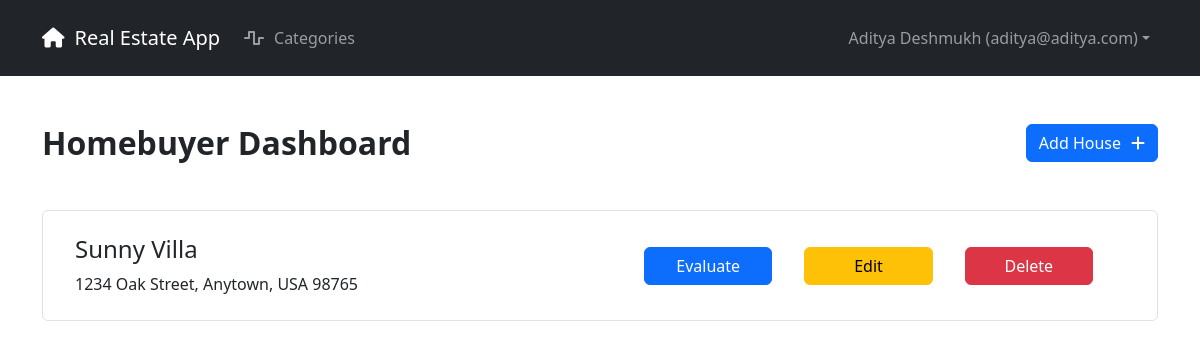
Before: / (signed in) with the older database file.
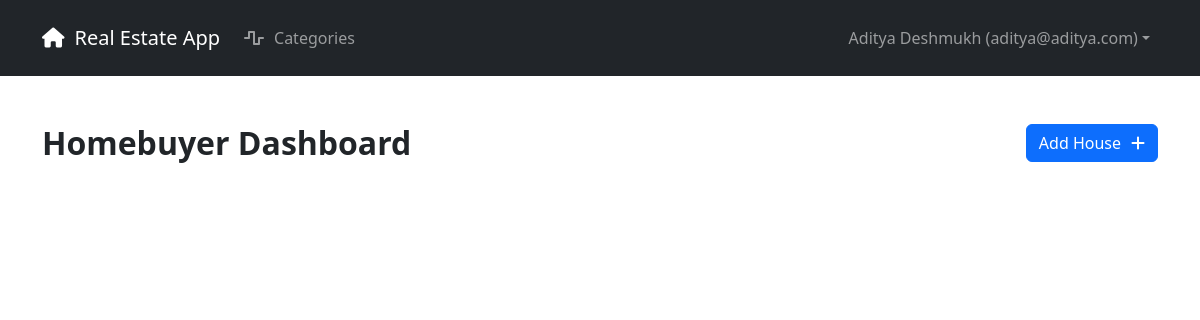
After: the same page with the newer database file.
### realestate/apps/core/models.py (models this page shows, shortened)
class BaseModel(models.Model):
    id = models.UUIDField(primary_key=True, default=uuid.uuid4, editable=False)
    class Meta:
        abstract = True

class ValidateCategoryCoupleMixin(object):
    def _validate_categories_and_couples(self):
        if not self.pk:
            return
        category_couple_ids = set(self.categories.values_list("couple", flat=True))
        if category_couple_ids:
            if (
                len(category_couple_ids) > 1
                or self.couple_id not in category_couple_ids
            ):
                raise ValidationError("Invalid categories for this couple.")
        return

class House(BaseModel, ValidateCategoryCoupleMixin):
    _NICKNAME_MIN_LENGTH = 1
    nickname = models.CharField(max_length=128, verbose_name="Nickname")
    address = models.TextField(blank=True, verbose_name="Address")
    couple = models.ForeignKey(
        "core.Couple", verbose_name="Couple", on_delete=models.CASCADE
    )
    categories = models.ManyToManyField(
        "core.Category", through="core.Grade", verbose_name="Categories"
    )
    def __str__(self):
        return self.nickname
    def evaluation_url(self):
        return reverse("eval", kwargs={"house_id": self.id})
    class Meta:
        ordering = ["nickname"]
        unique_together = (("nickname", "couple"),)
        verbose_name = "House"
        verbose_name_plural = "Houses"

### realestate/apps/core/views.py (the view)
# urls.py: path("", CoreViews.HomeView.as_view(), name="home"),
class HomeView(BaseView):
    def get(self, request, *args, **kwargs):
        if Realtor.objects.filter(user=request.user).exists():
            return render(request, "core/realtorHome.html")
        couple = Couple.objects.filter(homebuyer__user=request.user).first()
        house = House.objects.filter(couple=couple)
        return render(
            request, "core/homebuyerHome.html", {"couple": couple, "house": house}
        )

### realestate/apps/appauth/models.py (called while the page is built)
    def get_full_name(self):
        return f"{self.first_name} {self.last_name}".strip()

    @property
    def role_object(self):
        has_homebuyer = hasattr(self, "homebuyer")
        has_realtor = hasattr(self, "realtor")
        if has_homebuyer:
            if has_realtor:
                raise IntegrityError(
                    f"User {str(self)} is registered as both a Homebuyer and a Realtor, which is not valid."
                )
            return self.homebuyer
        elif has_realtor:
            return self.realtor
        return None

### realestate/apps/core/models.py (called while the page is built)
    @property
    def role_type(self):
        return "Homebuyer"

### realestate/apps/core/views.py (called while the page is built)
    def _permission_check(self, request, role, *args, **kwargs):
        return True

    @method_decorator(login_required)
    def dispatch(self, request, *args, **kwargs):
        role = request.user.role_object
        if role.role_type in self._USER_TYPES_ALLOWED:
            if self._permission_check(request, role, *args, **kwargs):
                return super(BaseView, self).dispatch(request, *args, **kwargs)
        raise PermissionDenied

### realestate/templates/core/homebuyerHome.html (shortened to what this page needs)
{% extends "base.html" %}
{% load django_bootstrap5 %}
{% block body %}
    <div class="mt-5">
        <h2 class="d-flex align-items-center justify-content-between">
            <strong>Homebuyer Dashboard</strong>
            <a href="{% url 'house-add' %}" role="button" class="btn btn-primary">Add House<i class="fa-solid fa-plus" style="padding-left: 10px"></i></a>
        </h2>
        <ul class="list-group mt-5">
            {% for home in house %}
                <li class="list-group-item">
                    <div class="row d-flex align-items-center my-3 mx-1">
                        <div class="col-sm-6">
                            <h4>{{ home }}</h4>
                            <p class="m-0">{{ home.address }}</p>
                        </div>
                        <div class="col-sm-6">
                            <p class="m-0 d-flex align-items-center justify-content-evenly">
                                <a href="{{ home.evaluation_url }}"
                                   role="button"
                                   class="btn btn-primary w-25">Evaluate</a>
                                <a href="{% url 'house-edit' home.id %}"
                                   role="button"
                                   class="btn btn-warning w-25">Edit</a>
                                <a href="{% url 'house-delete' home.id %}"
                                   role="button"
                                   class="btn btn-danger w-25">Delete</a>
                            </p>
                        </div>
                    </div>
                </li>
            {% endfor %}
        </ul>
    </div>
{% endblock body %}

Changed rows visible on the page:
removed House: nickname "Sunny Villa", address "1234 Oak Street, Anytown, USA 98765"
